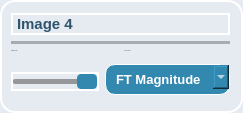
                <widget class="QFrame" name="frame_20">
                 <property name="styleSheet">
                  <string notr="true">background-color: rgb(230, 234, 241); /* Background color */
    border-radius: 15px; /* Curved borders */
    border: 2px solid #ffffff; /* 3D outline */

    box-shadow: 2px 2px 8px rgba(0, 0, 0, 0.7); /* 3D shadow effect */</string>
                 </property>
                 <property name="frameShape">
                  <enum>QFrame::StyledPanel</enum>
                 </property>
                 <property name="frameShadow">
                  <enum>QFrame::Raised</enum>
                 </property>
                 <layout class="QGridLayout" name="gridLayout_21">
                  <property name="leftMargin">
                   <number>9</number>
                  </property>
                  <item row="1" column="0">
                   <layout class="QHBoxLayout" name="horizontalLayout_50">
                    <property name="spacing">
                     <number>6</number>
                    </property>
                    <property name="sizeConstraint">
                     <enum>QLayout::SetMaximumSize</enum>
                    </property>
                    <item>
                     <widget class="QSlider" name="Slider_weight3_8">
                      <property name="sizePolicy">
                       <sizepolicy hsizetype="Minimum" vsizetype="Fixed">
                        <horstretch>0</horstretch>
                        <verstretch>0</verstretch>
                       </sizepolicy>
                      </property>
                      <property name="styleSheet">
                       <string notr="true">QSlider::groove {
background: rgb(149, 151, 154); /* Color of the track */
border: 0px solid #999; /* Border of the track */
height: 5px; /* Set the height of the track */
border-radius: 2px; /* Round the corners of the track */
}

/* Style for the slider handle (thumb) */
QSlider::handle {
background: #3388b0; /* Color of the handle */
width: 20px; /* Width of the handle */
height: 10px; /* Height of the handle */
margin: -5px 0; /* Negative margin to center the handle vertically */
border-radius: 4px;
border: none;
}

/* Style for the slider handle when pressed */
QSlider::handle:pressed {
background: #1f536b; /* Color of the handle when pressed */
border: 1px solid #3498db; /* Border of the handle when pressed */
}</string>
                      </property>
                      <property name="maximum">
                       <number>100</number>
                      </property>
                      <property name="singleStep">
                       <number>10</number>
                      </property>
                      <property name="sliderPosition">
                       <number>100</number>
                      </property>
                      <property name="orientation">
                       <enum>Qt::Horizontal</enum>
                      </property>
                     </widget>
                    </item>
                    <item>
                     <widget class="QComboBox" name="combo1_9">
                      <property name="cursor">
                       <cursorShape>PointingHandCursor</cursorShape>
                      </property>
                      <property name="styleSheet">
                       <string notr="true">QComboBox {
    font-family: &quot;Arial&quot;;
    font-weight: 600; /* Semibold */
    font-size: 10pt; /* Adjust the font size as needed */
 	color: rgb(26, 70, 91);
    border: 1px solid  rgb(26, 70, 91);; /* Set the border to 1px solid white */
	margin-bottom: 5px;
	background-color: #3388b0;   /* Background color for the combo box */
    border: 1px solid #ffffff;   /* Border around the combo box */
    border-radius: 10px;         /* Rounded corners */
    padding: 6px 10px;           /* Padding around the text */
    color: white;               
}

QComboBox::drop-down {
color: rgb(26, 70, 91);
}
QComboBox QAbstractItemView {
    background-color: #rgb(224, 224, 224);   /* Background color for the list */

    selection-background-color: #3f7293; /* Selection color when an item is highlighted */

}</string>
                      </property>
                      <item>
                       <property name="text">
                        <string>FT Magnitude</string>
                       </property>
                      </item>
                      <item>
                       <property name="text">
                        <string>FT Phase</string>
                       </property>
                      </item>
                      <item>
                       <property name="text">
                        <string>FT Real</string>
                       </property>
                      </item>
                      <item>
                       <property name="text">
                        <string>FT Imaginary</string>
                       </property>
                      </item>
                     </widget>
                    </item>
                   </layout>
                  </item>
                  <item row="0" column="0">
                   <layout class="QVBoxLayout" name="verticalLayout_70">
                    <property name="leftMargin">
                     <number>0</number>
                    </property>
                    <item>
                     <widget class="QLabel" name="label_41">
                      <property name="styleSheet">
                       <string notr="true">color: #2e556d;
font-weight:Bold;
font-size: 15px;
</string>
                      </property>
                      <property name="text">
                       <string>Image 4</string>
                      </property>
                     </widget>
                    </item>
                    <item>
                     <widget class="Line" name="line_33">
                      <property name="styleSheet">
                       <string notr="true">/* Line style */

  /* Set the width of the line */
  width: 20px;

  /* Set the height of the line */
  height: 5px;

  /* Set the background color of the line */
  background-color:#a8abaf;

  /* Set the border of the line */
  border: 10px;

  /* Set the border radius of the line */
  border-radius:5px;




</string>
                      </property>
                      <property name="orientation">
                       <enum>Qt::Horizontal</enum>
                      </property>
                     </widget>
                    </item>
                    <item>
                     <layout class="QHBoxLayout" name="horizontalLayout_44">
                      <item>
                       <layout class="QVBoxLayout" name="verticalLayout_71" stretch="0,5">
                        <item>
                         <widget class="QLabel" name="label_36">
                          <property name="font">
                           <font>
                            <pointsize>-1</pointsize>
                           </font>
                          </property>
                          <property name="styleSheet">
                           <string notr="true">color: #2e556d;
font-weight:10000px;
border: None;</string>
                          </property>
                          <property name="text">
                           <string>Original Image</string>
                          </property>
                         </widget>
                        </item>
                        <item>
                         <widget class="QWidget" name="original_4" native="true">
                          <property name="styleSheet">
                           <string notr="true">border: 3px solid #ffffff;
background-color: #dce3eb;
border:None;</string>
                          </property>
                         </widget>
                        </item>
                       </layout>
                      </item>
                      <item>
                       <layout class="QVBoxLayout" name="verticalLayout_72" stretch="0,5">
                        <item>
                         <widget class="QLabel" name="label_37">
                          <property name="font">
                           <font>
                            <pointsize>-1</pointsize>
                           </font>
                          </property>
                          <property name="styleSheet">
                           <string notr="true">color: #2e556d;
font-weight:10000px;
border: None;
</string>
                          </property>
                          <property name="text">
                           <string>FT Component</string>
                          </property>
                         </widget>
                        </item>
                        <item>
                         <widget class="QWidget" name="component_image_4" native="true">
                          <property name="styleSheet">
                           <string notr="true">border: 3px solid #ffffff;
background-color: #dce3eb;
border:None;</string>
                          </property>
                         </widget>
                        </item>
                       </layout>
                      </item>
                     </layout>
                    </item>
                   </layout>
                  </item>
                 </layout>
                </widget>
